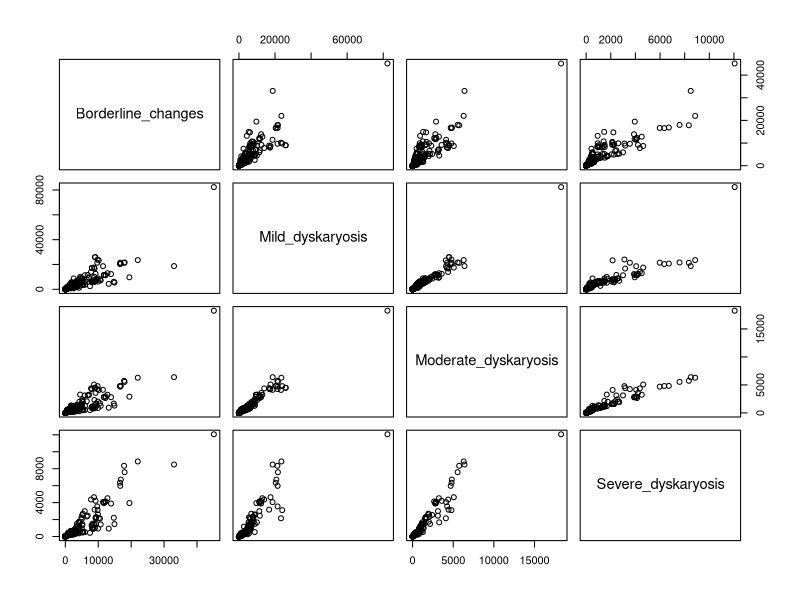
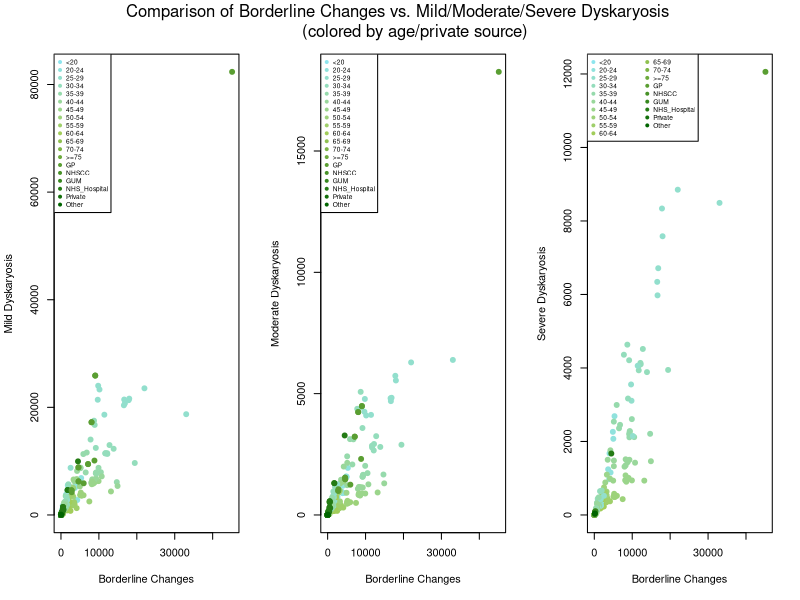
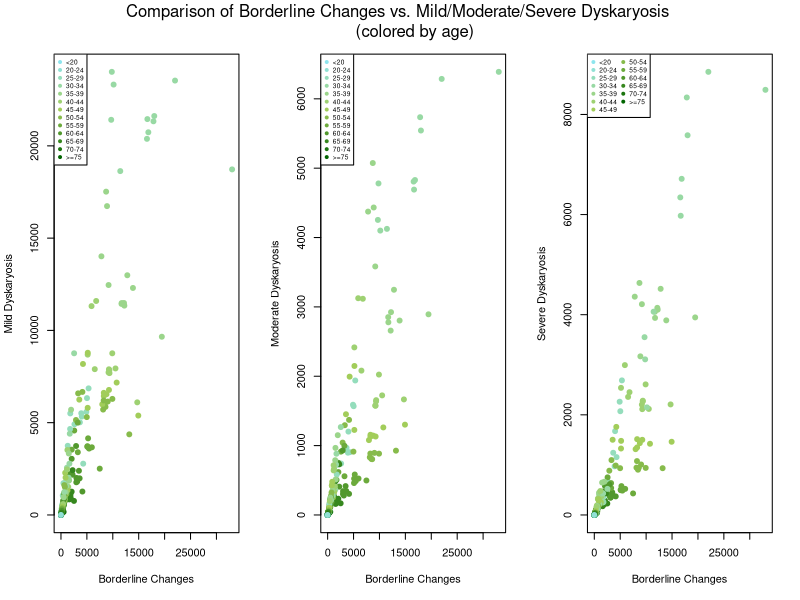
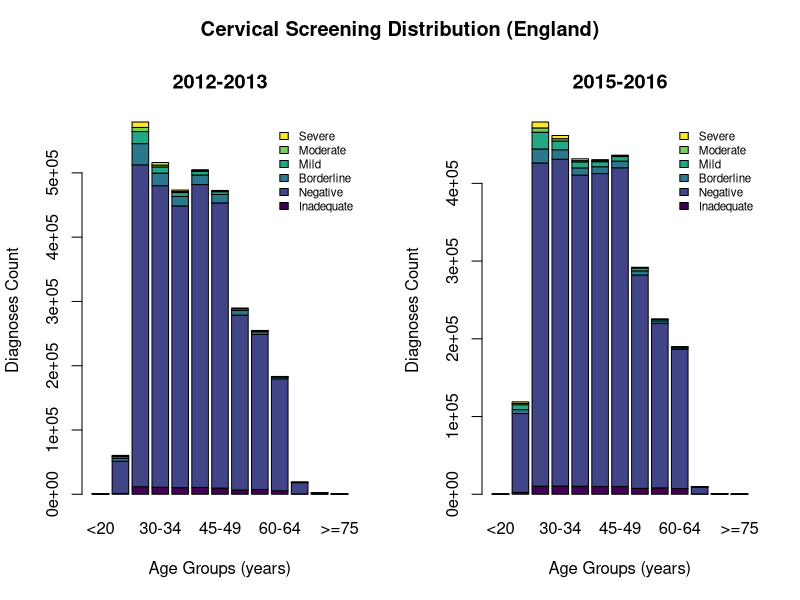
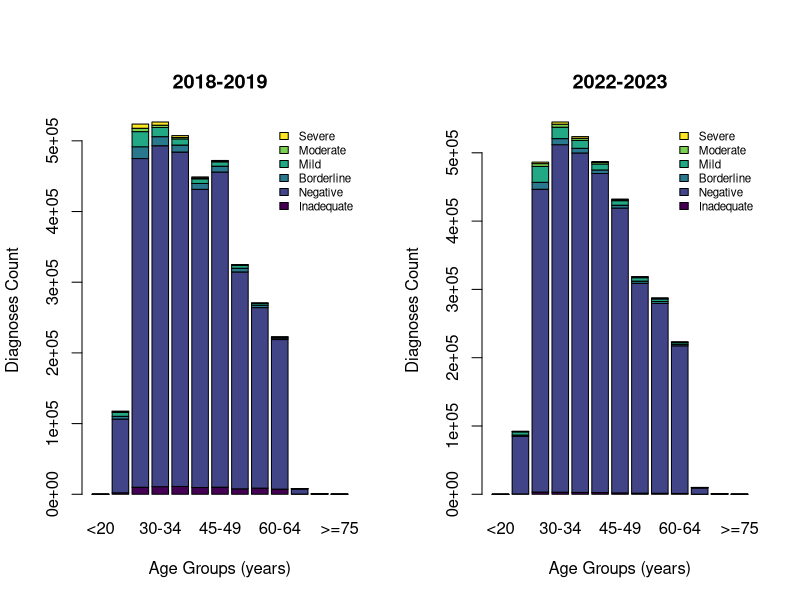
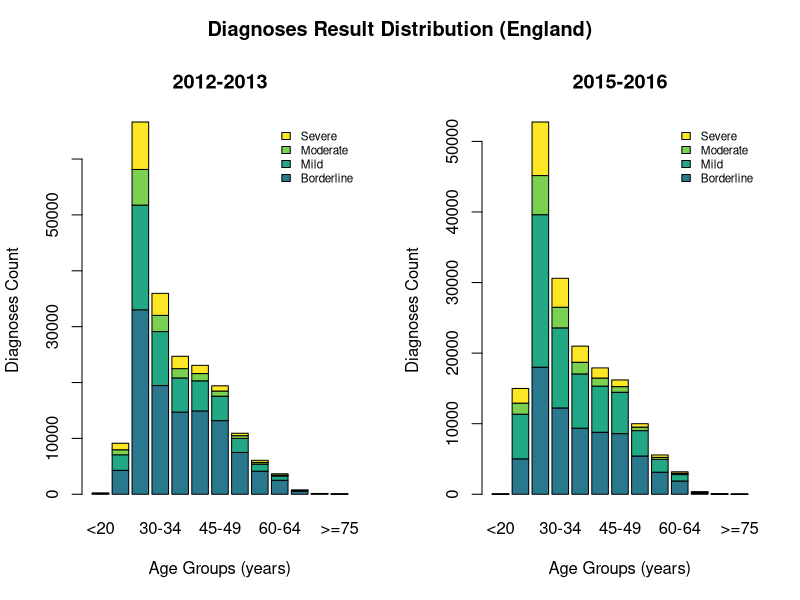
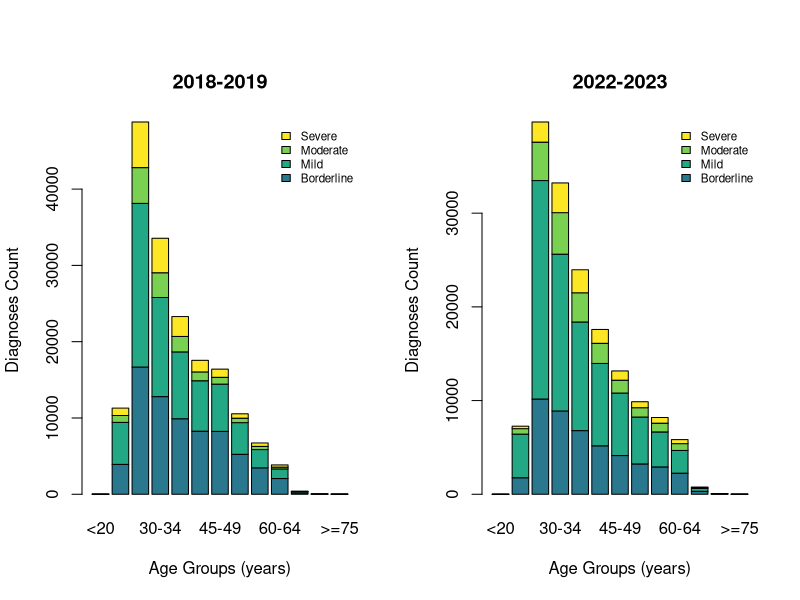
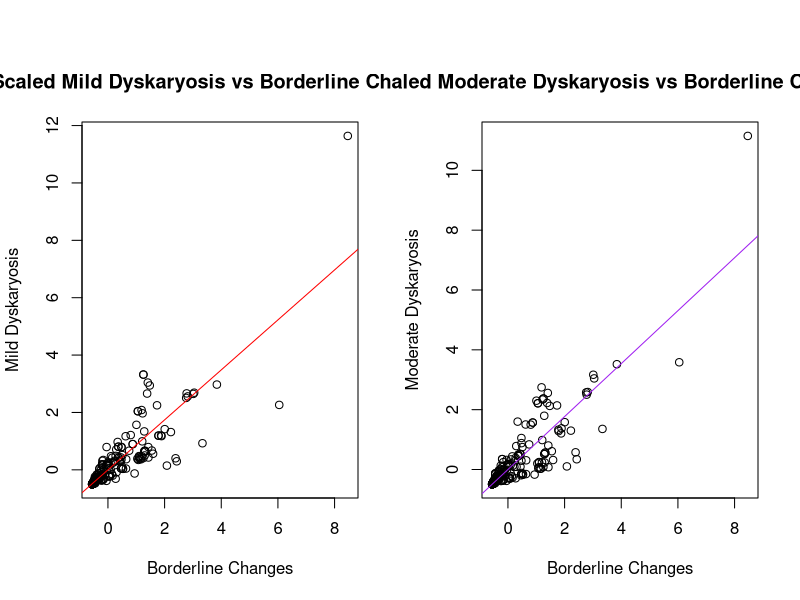

Reproduce these figures in R, in order.
## ---- chunk 1
knitr::opts_chunk$set(echo = TRUE,
                      fig.align = 'center')
## ---- chunk 2
source <- 
  read.csv("cervical-programme-annual-2022-23-csvs/kc61_sample_result_age_source.csv")

dim(source)

#columns of interest: Indicator (age), Borderline changes, mild, moderate,
#and severe dyskaryosis

#only column that has NA's is severe dyskaryosis; sub in values for NA to clean
source$Severe_dyskaryosis <- gsub("not included", NA, source$Severe_dyskaryosis)
sum(is.na(source$Severe_dyskaryosis) == TRUE)

uniq_ind <- unique(source$Indicator)
for (i in 1:length(uniq_ind)){
  source$Indicator <- gsub(uniq_ind[i], i, source$Indicator)
} 
source$Indicator <- as.numeric(source$Indicator)
#changing each age group to correspond with a number from 1-19. for example, <20 is 1

#removing NAs and converting to numeric values
severe_NA <- source[is.na(source$Severe_dyskaryosis) == FALSE, ]
severe_NA$Severe_dyskaryosis <- as.numeric(severe_NA$Severe_dyskaryosis)

comparison_data <- source[,c("Borderline_changes", "Mild_dyskaryosis", "Moderate_dyskaryosis","Severe_dyskaryosis")]
comparison_data$Severe_dyskaryosis <- as.numeric(comparison_data$Severe_dyskaryosis)
pairs(comparison_data)
## ---- chunk 3
colfunc <- colorRampPalette(c("cadetblue2", "darkolivegreen3", "darkgreen"))
age_color <- fields::color.scale(source$Indicator, col = colfunc(19))

par(mfrow = c(1, 3))
plot(source$Borderline_changes, source$Mild_dyskaryosis, col = age_color, 
     pch = 19, xlab = "Borderline Changes", ylab = "Mild Dyskaryosis")
legend("topleft", legend = uniq_ind, pch = 19, col = colfunc(19), cex = .6)

plot(source$Borderline_changes, source$Moderate_dyskaryosis, col = age_color, 
     pch = 19, xlab = "Borderline Changes", ylab = "Moderate Dyskaryosis")
legend("topleft", legend = uniq_ind, pch = 19, col = colfunc(19), cex = .6)

plot(source$Borderline_changes, source$Severe_dyskaryosis, col = age_color, 
     pch = 19, xlab = "Borderline Changes", ylab = "Severe Dyskaryosis")
legend("topleft", legend = uniq_ind, pch = 19, ncol = 2, col = colfunc(19), cex = .6)

mtext("Comparison of Borderline Changes vs. Mild/Moderate/Severe Dyskaryosis 
      (colored by age/private source)", outer = TRUE, cex = 1, line = -3)

## ---- chunk 4
source_age <- source[source$Indicator < 14, ]
uniq_ind_age <- uniq_ind[-14:-19]

colfunc <- colorRampPalette(c("cadetblue2", "darkolivegreen3", "darkgreen"))
age_color <- fields::color.scale(uniq_ind_age, col = colfunc(13))

par(mfrow = c(1, 3))
plot(source_age$Borderline_changes, source_age$Mild_dyskaryosis, col = age_color, 
     pch = 19, xlab = "Borderline Changes", ylab = "Mild Dyskaryosis")
legend("topleft", legend = uniq_ind_age, pch = 19, col = colfunc(13), cex = .6)

plot(source_age$Borderline_changes, source_age$Moderate_dyskaryosis, col = age_color, 
     pch = 19, xlab = "Borderline Changes", ylab = "Moderate Dyskaryosis")
legend("topleft", legend = uniq_ind_age, pch = 19, col = colfunc(13), cex = .6)

plot(source_age$Borderline_changes, source_age$Severe_dyskaryosis, col = age_color, 
     pch = 19, xlab = "Borderline Changes", ylab = "Severe Dyskaryosis")
legend("topleft", legend = uniq_ind_age, pch = 19, ncol = 2, col = colfunc(13), cex = .6)

mtext("Comparison of Borderline Changes vs. Mild/Moderate/Severe Dyskaryosis 
      (colored by age)", outer = TRUE, cex = 1, line = -3)

## ---- chunk 5
suppressMessages(library(viridisLite))
suppressMessages(library(viridis))
suppressMessages(library(fields))

diagnosis_color <- color.scale(1:6, viridis(6))
diagnosis_col <- which(colnames(severe_NA) == "Inadequate" |
                         colnames(severe_NA) == "Negative" |
                         colnames(severe_NA) == "Borderline_changes" |
                         colnames(severe_NA) == "Mild_dyskaryosis" |
                         colnames(severe_NA) == "Moderate_dyskaryosis" | 
                         colnames(severe_NA) == "Severe_dyskaryosis")

par(mfrow = c(1,2), oma = c(0, 0, 2, 0))
for (i in 1:2) {
  y <- c("2012-13", "2015-16", "2018-19", "2022-23")
  df <- which(severe_NA$CollectionYearRange == y[i] & 
                severe_NA$Org_Name == "England" &
                suppressWarnings(severe_NA$Indicator == c(1:13)))
  plot <- severe_NA[df, diagnosis_col]
  plot <- t(plot)
  rownames(plot) <- c("Inadequate", "Negative", 
                    "Borderline", "Mild",
                    "Moderate", "Severe")
  colnames(plot) <- c("<20", "20-24", "25-29", "30-34", "35-39", 
                      "40-44", "45-49", "50-54", "55-59", "60-64", 
                      "65-69", "70-74", ">=75")
  plot_title <- c("2012-2013", "2015-2016", "2018-2019", "2022-2023")
  plot <- as.matrix(plot)
  
  barplot(plot,
        col = diagnosis_color,
        legend.text = row.names(plot),
        args.legend = list(x = "topright", cex = 0.7, bty = "n"),
        main = plot_title[i],
        xlab = "Age Groups (years)",
        ylab = "Diagnoses Count")
}
mtext("Cervical Screening Distribution (England)", side = 3, outer = TRUE, font = 2, cex = 1.2)
## ---- chunk 6
par(mfrow = c(1,2), oma = c(0, 0, 2, 0))
for (i in 3:4) {
  y <- c("2012-13", "2015-16", "2018-19", "2022-23")
  df <- which(severe_NA$CollectionYearRange == y[i] & 
                severe_NA$Org_Name == "England" &
                suppressWarnings(severe_NA$Indicator == c(1:13)))
  plot <- severe_NA[df, diagnosis_col]
  plot <- t(plot)
  rownames(plot) <- c("Inadequate", "Negative", 
                    "Borderline", "Mild",
                    "Moderate", "Severe")
  colnames(plot) <- c("<20", "20-24", "25-29", "30-34", "35-39", 
                      "40-44", "45-49", "50-54", "55-59", "60-64", 
                      "65-69", "70-74", ">=75")
  plot_title <- c("2012-2013", "2015-2016", "2018-2019", "2022-2023")
  plot <- as.matrix(plot)
  
  barplot(plot,
        col = diagnosis_color,
        legend.text = row.names(plot),
        args.legend = list(x = "topright", cex = 0.7, bty = "n"),
        main = plot_title[i],
        xlab = "Age Groups (years)",
        ylab = "Diagnoses Count")
}

## ---- chunk 7
par(mfrow = c(1,2), oma = c(0 , 0, 2, 0))
for (i in 1:2) {
  y <- c("2012-13", "2015-16", "2018-19", "2022-23")
  df <- which(severe_NA$CollectionYearRange == y[i] & 
                severe_NA$Org_Name == "England" &
                suppressWarnings(severe_NA$Indicator == c(1:13)))
  df <- which(severe_NA$CollectionYearRange == y[i])
  plot <- severe_NA[df, diagnosis_col]
  plot <- t(plot)
  rownames(plot) <- c("Inadequate", "Negative", 
                    "Borderline", "Mild",
                    "Moderate", "Severe")
  colnames(plot) <- c("<20", "20-24", "25-29", "30-34", "35-39", 
                      "40-44", "45-49", "50-54", "55-59", "60-64", 
                      "65-69", "70-74", ">=75")
  plot_title <- c("2012-2013", "2015-2016", "2018-2019", "2022-2023")
  plot <- as.matrix(plot)
  plot_2 <- plot[-(1:2), ]
  
  barplot(plot_2,
        col = diagnosis_color[c(3:6)],
        legend.text = row.names(plot_2),
        args.legend = list(x = "topright", cex = 0.7, bty = "n"),
        main = plot_title[i],
        xlab = "Age Groups (years)",
        ylab = "Diagnoses Count")
}
mtext("Diagnoses Result Distribution (England)", side = 3, outer = TRUE, font = 2, cex = 1.2)
## ---- chunk 8
par(mfrow = c(1,2), oma = c(0 , 0, 2, 0))
for (i in 3:4) {
  y <- c("2012-13", "2015-16", "2018-19", "2022-23")
  df <- which(severe_NA$CollectionYearRange == y[i] & 
                severe_NA$Org_Name == "England" &
                suppressWarnings(severe_NA$Indicator == c(1:13)))
  plot <- severe_NA[df, diagnosis_col]
  plot <- t(plot)
  rownames(plot) <- c("Inadequate", "Negative", 
                    "Borderline", "Mild",
                    "Moderate", "Severe")
  colnames(plot) <- c("<20", "20-24", "25-29", "30-34", "35-39", 
                      "40-44", "45-49", "50-54", "55-59", "60-64", 
                      "65-69", "70-74", ">=75")
  plot_title <- c("2012-2013", "2015-2016", "2018-2019", "2022-2023")
  plot <- as.matrix(plot)
  plot_2 <- plot[-(1:2), ]
  
  barplot(plot_2,
        col = diagnosis_color[c(3:6)],
        legend.text = row.names(plot_2),
        args.legend = list(x = "topright", cex = 0.7, bty = "n"),
        main = plot_title[i],
        xlab = "Age Groups (years)",
        ylab = "Diagnoses Count")
}

## ---- chunk 9
scaled_data <- as.data.frame(scale(comparison_data))

# mild dyskaryosis scaled
scaled_mild_model <- lm(Mild_dyskaryosis ~ Borderline_changes, data = scaled_data)
plot(scaled_data$Borderline_changes, scaled_data$Mild_dyskaryosis,
     main = "Scaled Mild Dyskaryosis vs Borderline Changes",
     xlab = "Borderline Changes",
     ylab = "Mild Dyskaryosis")
abline(scaled_mild_model, col = 'red')
summary(scaled_mild_model)

# moderate dyskaryosis scaled
scaled_mod_model <- lm(Moderate_dyskaryosis ~ Borderline_changes, data = scaled_data)
plot(scaled_data$Borderline_changes, scaled_data$Moderate_dyskaryosis,
     main = "Scaled Moderate Dyskaryosis vs Borderline Changes",
     xlab = "Borderline Changes",
     ylab = "Moderate Dyskaryosis")
abline(scaled_mod_model, col = 'purple')
summary(scaled_mod_model)

# severe dyskaryosis scaled
scaled_severe_model <- lm(Severe_dyskaryosis ~ Borderline_changes, data = scaled_data)
plot(scaled_data$Borderline_changes, scaled_data$Severe_dyskaryosis,
     main = "Scaled Severe Dyskaryosis vs Borderline Changes",
     xlab = "Borderline Changes",
     ylab = "Severe Dyskaryosis")
abline(scaled_severe_model, col = 'blue')
summary(scaled_severe_model)
## ---- chunk 10
#splitting data into test and train
train_index <- 1:165
test_index <- 166:nrow(comparison_data)

train_frame <- comparison_data[train_index,]
test_frame <- comparison_data[test_index,]

train_model <- lm(Severe_dyskaryosis ~ ., data = train_frame)
summary(train_model)

## ---- chunk 11
back_BIC <- step(train_model, direction = "backward", 
                 k = log(nrow(train_frame)), trace = 0)
summary(back_BIC)

## ---- chunk 12
back_MIC <- step(train_model, direction = "backward", 
                 k = nrow(train_frame), trace = 0)
summary(back_MIC)
## ---- chunk 13
test_MIC <- predict(back_MIC, test_frame)
test_BIC <- predict(back_BIC, test_frame)

cor(test_MIC, test_frame$Severe_dyskaryosis, use = "complete.obs")^2 #r-squared for back_MIC model
cor(test_BIC, test_frame$Severe_dyskaryosis, use = "complete.obs")^2 #r-squared for back_BIC model

errors_MIC <- test_frame$Severe_dyskaryosis - test_MIC
errors_BIC <- test_frame$Severe_dyskaryosis - test_BIC

sqrt(mean(errors_MIC^2, na.rm = TRUE)) #RMSE for back_MIC
sqrt(mean(errors_BIC^2, na.rm = TRUE)) #RMSE for back_BIC

mean(abs(errors_MIC), na.rm = TRUE) #MAE for back_MIC
mean(abs(errors_BIC), na.rm = TRUE) #MAE for back_BIC
## ---- chunk 14
b <- comparison_data$Borderline_changes
x <- comparison_data$Mild_dyskaryosis
y <- comparison_data$Moderate_dyskaryosis
z <- comparison_data$Severe_dyskaryosis

model_all <- lm(comparison_data$Borderline_changes ~ 
                comparison_data$Mild_dyskaryosis +
                comparison_data$Moderate_dyskaryosis +
                comparison_data$Severe_dyskaryosis)

#the following 2 models are identical, the first is included for code readability
# and the second to make the summary coefficients more intuitive
model_poly <- lm(comparison_data$Borderline_changes ~ 
                    poly(comparison_data$Mild_dyskaryosis, 2, raw=T) + 
                    poly(comparison_data$Moderate_dyskaryosis, 2, raw=T) + 
                    poly(comparison_data$Severe_dyskaryosis, 2, raw=T))
model_poly2 <- lm(comparison_data$Borderline_changes ~ 
                    x + I(x^2) + y + I(y^2) + z + I(z^2))



RSquaredValues <- NULL
RSquaredValues["Model:All"] <- summary(model_all)$r.squared
RSquaredValues["Model:Polynomial Order 2"] <- summary(model_poly2)$r.squared

RSquaredValues
summary(model_poly2)
## ---- chunk 15
model_test_X <- lm(x ~ poly(b, 2,  raw=T))
model_test_Y <- lm(y ~ poly(b, 2,  raw=T))
model_test_Z <- lm(z ~ poly(b, 2,  raw=T))
par(mfrow=c(1,3))

plot(b, x, xlim = c(0,15000), ylim = c(0,20000), 
     col = rgb(0,0.5,0.5,0.6), pch = 19,
     xlab = "Borderline Changes", ylab = "Mild Dyskaryosis")
lines(predict(model_test_X), x, col = rgb(0,0.25,0.25,0.75))


plot(b, y,xlim = c(0,15000), ylim = c(0,5000),
     col = rgb(0.25,0.25,0.5,0.6), pch = 19,
     xlab = "Borderline Changes", ylab = "Moderate Dyskaryosis")
lines(predict(model_test_Y), y, col = rgb(0.125,0.125,0.25,0.75))


plot(b, z,xlim = c(0,15000), ylim = c(0,5000),
     col = rgb(0.5,0,0.5,0.6), pch = 19,
     xlab = "Borderline Changes", ylab = "Severe Dyskaryosis")
LEN <- length(sort(predict(model_test_Z)))
lines(predict(model_test_Z), z[0:LEN], col = rgb(0.25,0,0.25,0.75))

mtext("Parametric Model of Borderline Changes Against Mild/Moderate/Severe Dyskaryosis", side = 3, line = - 2, outer = TRUE)
## ---- chunk 16
row_select <- sample(1:nrow(severe_NA), nrow(severe_NA) / 2)
col_exclude <- c(1:8, 17)

source_train <- severe_NA[row_select, -col_exclude]
source_test <- severe_NA[-row_select, -col_exclude]

suppressMessages(library(glmnet))

cn <- colnames(source_train)
exclude <- which(cn == "Severe_dyskaryosis" | cn == "CollectionYearRange")
X <- as.matrix(source_train[ , -exclude])

suppressWarnings(source_lasso <- cv.glmnet(X, source_train$Severe_dyskaryosis))
coef(source_lasso)

Y <- as.matrix(source_test[ , -exclude])
suppressWarnings(source_predict <- predict(source_lasso, newx = Y))

## ---- chunk 17
cor(source_predict, source_test$Severe_dyskaryosis) ^ 2
source_errors <- source_test$Severe_dyskaryosis - source_predict
sqrt(mean(source_errors ^ 2))  
mean(abs(source_errors))
  
## ---- chunk 18
lasso_data <- severe_NA[severe_NA$CollectionYearRange == "2022-23" &
                          suppressWarnings(severe_NA$Indicator == c(1:13)), ]
row_select <- sample(1:nrow(lasso_data), nrow(lasso_data) / 2)
col_exclude <- c(1:8, 17)

source_train <- lasso_data[row_select, -col_exclude]
source_test <- lasso_data[-row_select, -col_exclude]

cn <- colnames(source_train)
exclude <- which(cn == "Severe_dyskaryosis")
X <- as.matrix(source_train[ , -exclude])

suppressWarnings(source_lasso <- cv.glmnet(X, source_train$Severe_dyskaryosis))
coef(source_lasso)

Y <- as.matrix(source_test[ , -exclude])
suppressWarnings(source_predict <- predict(source_lasso, newx = Y))

## ---- chunk 19
cor(source_predict, source_test$Severe_dyskaryosis) ^ 2
source_errors <- source_test$Severe_dyskaryosis - source_predict
sqrt(mean(source_errors ^ 2))  
mean(abs(source_errors))
  
